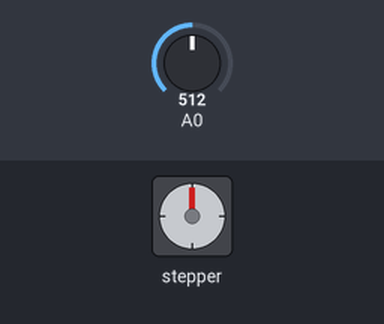
Bench run of a sketch on a simulated Arduino Uno, built with avr-gcc and run on an emulated ATmega328P. Shown: stepper motor. The inputs (shaded band) are chosen by the test bench; at power-on: A0 = 512. Stepper angles assume 512 steps per turn.

Above: at 3.8 s.
3.9 s: A0 set to 306
At 5.5 s:
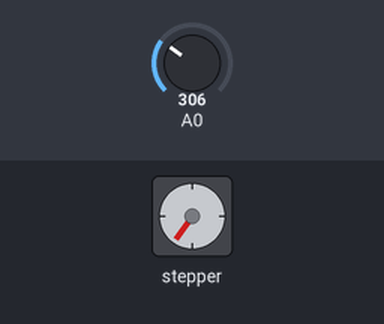
5.7 s: A0 set to 0
At 6.15 s:
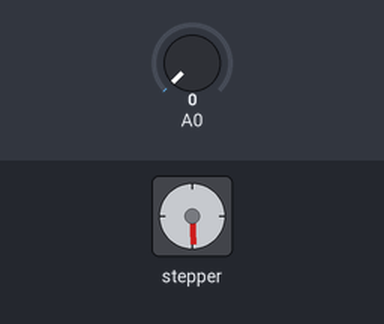
8.7 s: A0 set to 122
At 10.2 s:
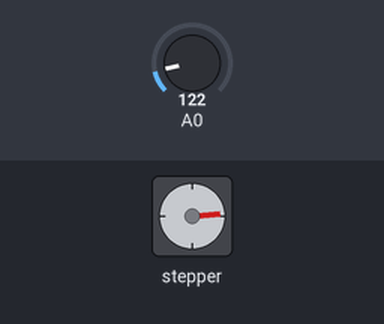
10.9 s: A0 set to 716
At 14.7 s:
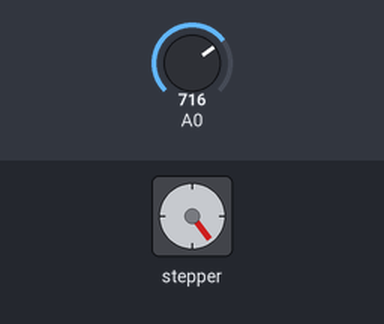
Timing chart, 0 to 14.9 s (numbered marks = the images above; inputs shaded):
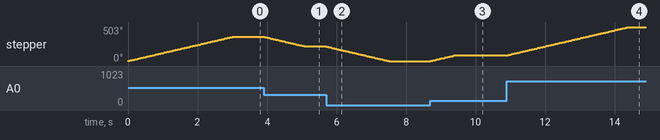

Measured:
- after the input at 3.9 s, stepper: turns 145° counter-clockwise in 1.2 s, starting at once
- after the input at 5.7 s, stepper: turns 215° counter-clockwise in 1.8 s, starting at once
- after the input at 8.7 s, stepper: turns 85° clockwise in 0.71 s, starting at once
- after the input at 10.9 s, stepper: turns 418° clockwise in 3.5 s, starting at once
- by itself, stepper: turns 360° clockwise in 3.0 s

The sketch:

MotorKnob.ino
```cpp
/*

 http://shop34791330.taobao.com/ //德飞莱旗舰店
 http://qixingchong.tmall.com/   //七星虫旗舰店
 http://www.doflye.net //德飞莱技术论坛
 http://www.doflye.net/forum-98-1.html //德飞莱论坛arduino版块
 通过电压输入控制步进电机转动步数
 使用的电机不同，得到的参数不同，可以选用官方推荐的电机。
 使用德飞莱LY-51S开发板连接详情：
 http://www.doflye.net/viewthread.php?tid=5306&extra=
 官方参考信息
 http://www.arduino.cc/en/Reference/Stepper
 */
#include <Stepper.h>

// change this to the number of steps on your motor
#define STEPS 512

// 定义引脚的连接
Stepper stepper(STEPS, 8, 10, 9, 11);

//上一次的读取模拟量
int previous = 0;
//初始化电机转动速度
void setup()
{
  stepper.setSpeed(20);
}
//主循环
void loop()
{
  // 读取AD值，在LY-51S可以直接通过电位器调节
  int val = analogRead(0);

  // 把速度设置为这次和上次读取的差值
  stepper.step(val - previous);

  // 记下这次读取值，方便下次比较
  previous = val;
}
```
